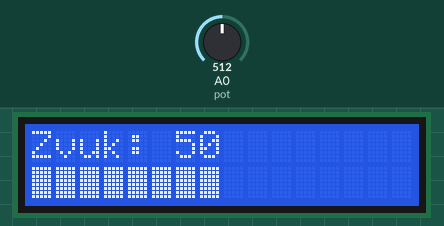
A sketch run on a simulated Arduino Uno, built with avr-gcc and run on an emulated ATmega328P. On the bench: 16×2 character LCD. The test bench sets the inputs (shaded band); at power-on: A0 (pot) = 512.

Above: at 1.2 s.
1.3 s: A0 (pot) set to 716
At 2.4 s:
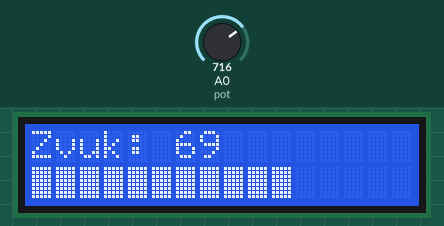
2.8 s: A0 (pot) set to 900
At 3.6 s:
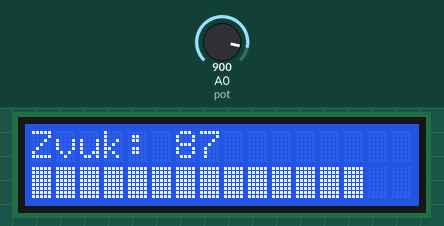
4.3 s: A0 (pot) set to 1023
At 4.8 s:
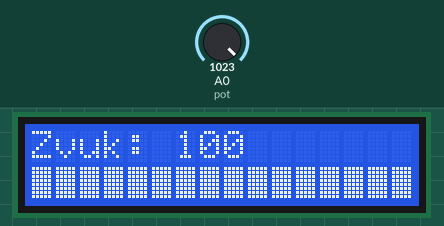
5.8 s: A0 (pot) set to 511
At 7.0 s:
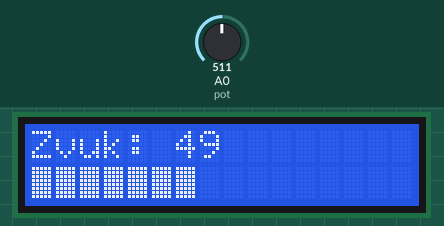
7.3 s: A0 (pot) set to 306
At 8.2 s:
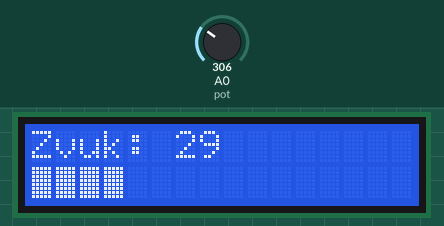
8.8 s: A0 (pot) set to 122
At 9.3 s:
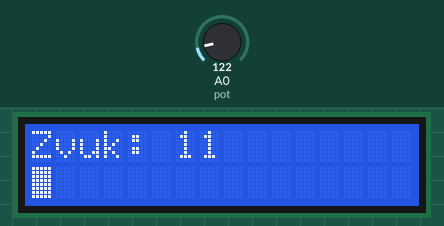
Timing chart, 0 to 11.3 s (numbered marks = the images above; inputs shaded):
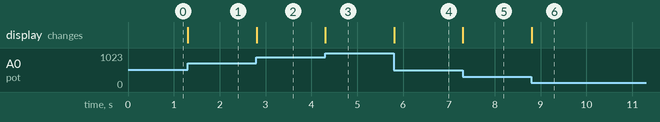

Measured:
- after the input at 1.3 s, the display: first changes at once (image 1 shows a later state)
- after the input at 2.8 s, the display: first changes at once (image 2 shows a later state)
- after the input at 4.3 s, the display: first changes at once (image 3 shows a later state)
- after the input at 5.8 s, the display: first changes at once (image 4 shows a later state)
- after the input at 7.3 s, the display: first changes at once (image 5 shows a later state)
- after the input at 8.8 s, the display: first changes at once (image 6 shows a later state)

The sketch:

sketch.ino
```cpp
#include <LiquidCrystal.h>

#define pot A0

LiquidCrystal lcd(12, 11, 5, 4, 3, 2); // RS, E, D4, D5, D6, D7

int analogValue;
int volume;
int progressBar;

byte customChar[] = {
  B11111,
  B11111,
  B11111,
  B11111,
  B11111,
  B11111,
  B11111,
  B11111
};

void setup() {
  lcd.begin(16, 2);
  lcd.createChar(0, customChar);

  pinMode(pot, INPUT);
}

void loop() {
  analogValue = analogRead(pot);
  volume = map(analogValue, 0, 1023, 0, 100);
  progressBar = map(analogValue, 0, 1023, 0, 16);

  lcd.setCursor(0, 0);
  lcd.print("Zvuk: ");
  lcd.print(volume);

  lcd.setCursor(0, 1);
  for (int i = 0; i < progressBar; i++) {
    lcd.write((byte)0);
  }

  if (analogValue != analogRead(pot)) lcd.clear();
}
```
